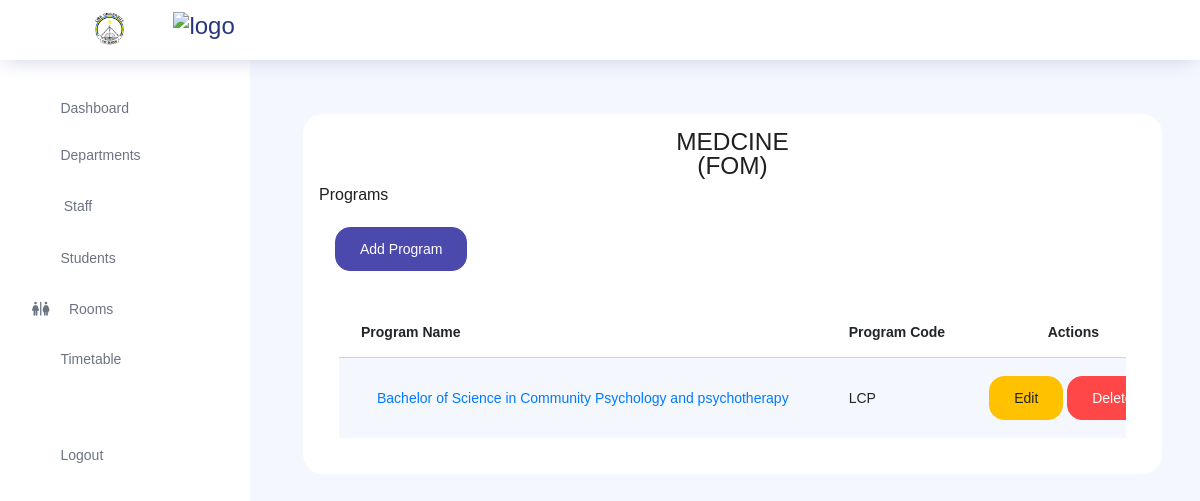
Screenshot of /departments/51/ (signed in) with the database file from the repository.
### store/models.py (models this page shows, shortened)
class Department(models.Model):
    department_name = models.CharField(max_length=100)
    department_code = models.CharField(max_length=20)

class Program(models.Model):
    program_name = models.CharField(max_length=100)
    program_code = models.CharField(max_length=20)
    department = models.ForeignKey(Department, on_delete=models.CASCADE)

### core/views.py (the view, shortened to what this page needs)
# urls.py: path('departments/<str:dpt>/', views.program, name='program'),
def program(request, dpt):
    if not request.user.is_authenticated:
        return redirect('core:login')
    department = get_object_or_404(Department, pk=dpt)
    programs = Program.objects.all()
    context = {
        'department': department,
        'programs': programs,
    }
    return render(request, 'pages/program.html', context)

### templates/pages/program.html (shortened to what this page needs)
{% extends 'core/layout.html'%}
{% block content %}
<div class="col-lg-12 stretch-card">
    <div class="card p-3 my-3 bg-white">
        <h3 class="text-center">{{ department.department_name }} <br>({{ department.department_code }})</h3>
        <span><h5>Programs</h5></span>
    <div>
        <a href="#" class="btn btn-primary m-3" data-toggle="modal" data-target="#addProgram">Add Program</a>
    </div>
        <div class="card-body">
            <div class="table-responsive">
                <table class="table table-striped ">
                    <thead>
                        <tr>
                            <th>Program Name</th>
                            <th>Program Code</th>
                            <th class="text-center">Actions</th>
                        </tr>
                    </thead>
                    <tbody>
                        {% for p in programs %}
                        {% if p.department.pk == department.pk %}
                        <tr>
                            <td><a class="nav-link" href="{% url 'core:course' program=p.pk %}">{{ p.program_name }}</a></td>
                            <td>{{ p.program_code }}</td>
                            <td class="text-center">
                                <a href="#" data-toggle="modal" data-target="#editProgram{{ p.id }}" class="btn btn-warning" >Edit</a>
                                <a href="{% url 'core:deleteProgram' pk=p.id %}" onclick="return(confirm('Are you sure you want to delete this Program?'))" class="btn btn-danger">Delete</i></a>
                            </td>
                        </tr>
                        {% endif %}
                        {% endfor %}
                    </tbody>
                </table>
            </div>
        </div>
    </div>
</div>
{%endblock%}

### rows the page displays
Department: department_name "MEDCINE", department_code "FOM"
Program: program_name "Bachelor of Science in Community Psychology and psychotherapy", program_code "LCP"
